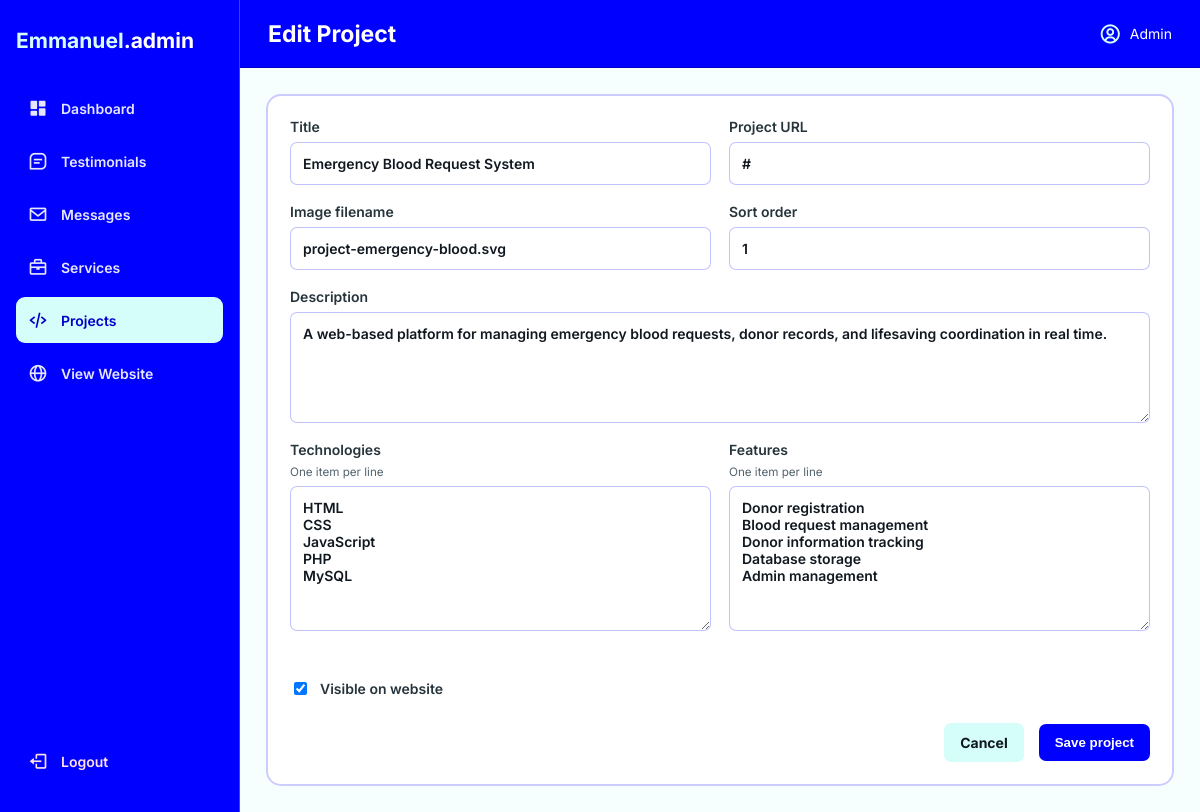
Page /admin/project_form.php?id=1 on the committed database.
### tables this page shows
CREATE TABLE IF NOT EXISTS projects (
    id INT UNSIGNED AUTO_INCREMENT PRIMARY KEY,
    title VARCHAR(200) NOT NULL,
    description TEXT NOT NULL,
    image VARCHAR(255) NULL,
    project_url VARCHAR(255) NULL,
    technologies JSON NULL,
    features JSON NULL,
    sort_order INT NOT NULL DEFAULT 0,
    is_active TINYINT(1) NOT NULL DEFAULT 1,
    created_at TIMESTAMP DEFAULT CURRENT_TIMESTAMP,
    updated_at TIMESTAMP DEFAULT CURRENT_TIMESTAMP ON UPDATE CURRENT_TIMESTAMP
);

### includes/functions.php (called while the page is built, shortened)
<?php
function e(?string $value): string
{
    return htmlspecialchars($value ?? '', ENT_QUOTES, 'UTF-8');
}
function json_list(?string $value): array
{
    $decoded = json_decode($value, true);
    return is_array($decoded) ? $decoded : [];
}

### admin/project_form.php (the view, shortened to what this page needs)
<?php
require __DIR__ . '/includes/admin_bootstrap.php';
$id=filter_input(INPUT_GET,'id',FILTER_VALIDATE_INT)?:0;$row=['title'=>'','description'=>'','image'=>'','project_url'=>'','technologies'=>'[]','features'=>'[]','sort_order'=>0,'is_active'=>1];if($id){$s=$pdo->prepare('SELECT * FROM projects WHERE id=?');$s->execute([$id]);$row=$s->fetch()?:$row;}
$page_title=$id?'Edit Project':'Add Project';require __DIR__.'/includes/header.php';$technologies=json_list($row['technologies']);$features=json_list($row['features']);
?><section class="form-panel"><form method="post"><input type="hidden" name="csrf_token" value="<?= e(csrf_token()) ?>"><input type="hidden" name="id" value="<?= (int)$id ?>"><div class="form-grid"><label>Title<input name="title" value="<?= e($row['title']) ?>" required></label><label>Project URL<input type="url" name="project_url" value="<?= e($row['project_url']) ?>"></label><label>Image filename<input name="image" value="<?= e($row['image']) ?>"></label><label>Sort order<input type="number" name="sort_order" value="<?= (int)$row['sort_order'] ?>"></label><label class="full">Description<textarea name="description" rows="5" required><?= e($row['description']) ?></textarea></label><label>Technologies <small>One item per line</small><textarea name="technologies" rows="7"><?= e(implode("\n",$technologies)) ?></textarea></label><label>Features <small>One item per line</small><textarea name="features" rows="7"><?= e(implode("\n",$features)) ?></textarea></label><label class="checkbox"><input type="checkbox" name="is_active" <?= $row['is_active']?'checked':'' ?>> Visible on website</label></div><div class="form-actions"><a class="btn secondary" href="projects.php">Cancel</a><button class="btn">Save project</button></div></form></section><?php require __DIR__.'/includes/footer.php'; ?>

### admin/assets/admin.css (style rules this page uses)
:root { --bg:#061d16;--panel:#09281f;--panel2:#0d3328;--line:#087b59;--green:#1ee88b;--muted:#a5bbb4;--danger:#ff6478;--white:#f2faf7 }
* { box-sizing:border-box }
body { margin:0;background:var(--bg);color:var(--white);font-family:Inter,Arial,sans-serif;font-size:14px }
.panel,.form-panel,.message-card { background:var(--panel);border:2px solid var(--line);border-radius:15px;padding:22px }
.panel-heading,.page-actions,.message-heading,.form-actions { display:flex;align-items:center;justify-content:space-between;gap:15px }
.btn { border:0;border-radius:7px;background:var(--green);color:#062218;padding:11px 16px;text-decoration:none;font-weight:700;cursor:pointer;display:inline-block }
.btn.secondary { background:#21463a;color:#dcebe5 }
.form-grid { display:grid;grid-template-columns:1fr 1fr;gap:18px }
.form-grid label,.login-card label,.status-form label { display:flex;flex-direction:column;gap:7px;color:#d5e5df;font-weight:600 }
.form-grid label.full { grid-column:1/-1 }
.form-grid small { font-weight:400;color:var(--muted) }
input,textarea,select { width:100%;background:#051d16;color:var(--white);border:1px solid #2d735e;border-radius:7px;padding:12px;font:inherit }
textarea { resize:vertical }
.checkbox { flex-direction:row!important;align-items:center;gap:10px!important;margin-top:30px }
.checkbox input { width:auto }
.form-actions { justify-content:flex-end;margin-top:25px }

### admin/assets/portfolio-theme.css (style rules this page uses)
:root { --bg: #f7fffe; --panel: #ffffff; --panel2: #d5fdf9; --line: rgba(0, 0, 255, 0.2); --green: blue; --muted: #52636d; --danger: #b42332; --white: #111820; }
body { background: var(--bg); color: var(--white); }
.stat-card, .panel, .form-panel, .message-card { background: var(--panel); border-color: var(--line); }
.btn { background: blue; color: #ffffff; }
.btn.secondary { background: var(--panel2); color: #111820; }
.form-grid label, .status-form label { color: #26343c; }
.form-grid small { color: var(--muted); }
input, textarea, select { background: #ffffff; color: #111820; border-color: rgba(0, 0, 255, 0.24); }

### rows in the picture
projects: title "Emergency Blood Request System", project_url "#", image "project-emergency-blood.svg", sort_order "1", description "A web-based platform for managing emergency blood requests, donor records, and lifesaving coordination in real time.", technologies "HTML CSS JavaScript PHP MySQL", features "Donor registration Blood request management Donor information tracking Database storage Admin management", is_active "☑"

### other values in the picture
$page_title "Edit Project"
$user['name'] "Admin"
